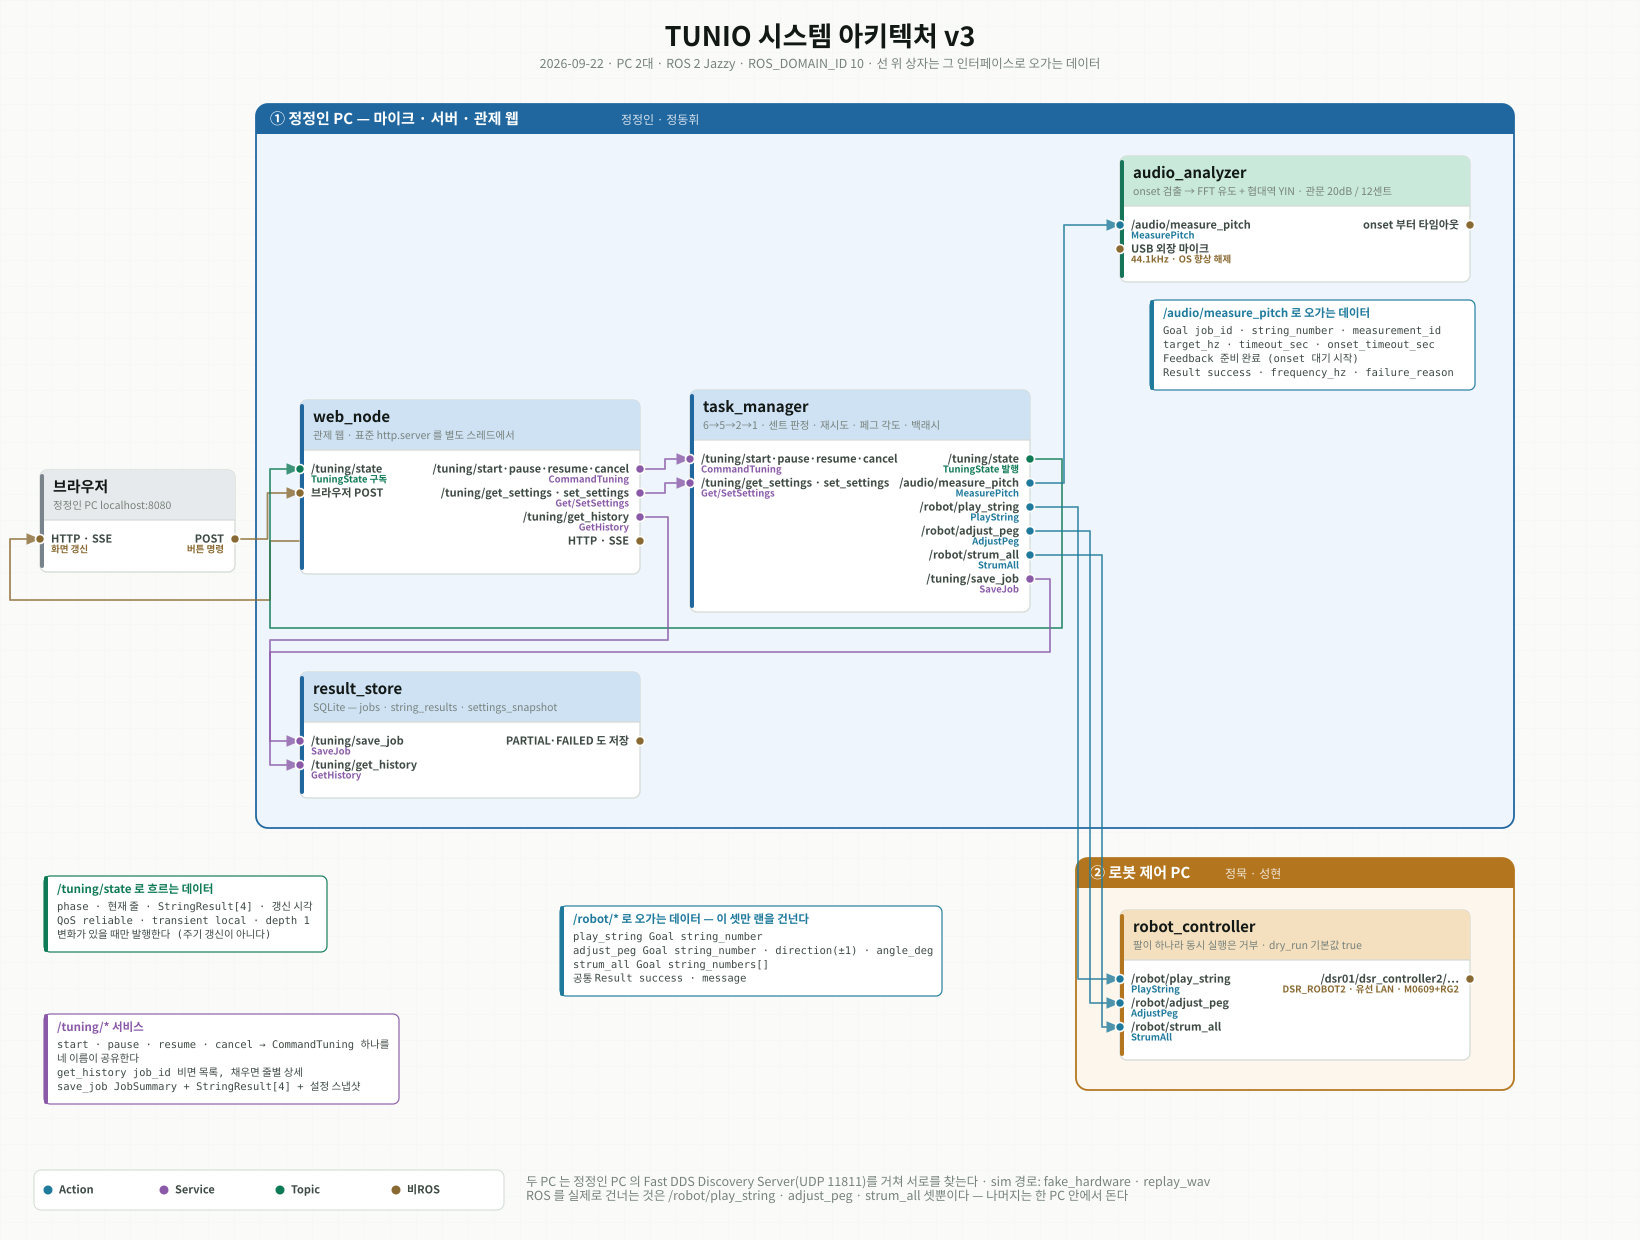

This chart was generated by the following Python code:
#!/usr/bin/env python3
"""TUNIO 시스템 아키텍처 v3 — 노드 그래프 SVG 생성기.

v2 와 다른 점: PC 3대 → **2대**. 마이크·서버·관제 웹이 한 PC 로 합쳐졌다
(2026-09-22 합의). 노드와 인터페이스는 그대로다 — 바뀐 것은 **어느 PC 에서
도는가** 뿐이다. ROS 인터페이스를 안 건드렸으므로 코드 변경도 없다.

왜 손으로 SVG 를 그리는가
  graphviz 는 노드 안의 포트로 선을 끌면 표를 가로지르고, 직교 라우팅을
  쓰면 라벨을 못 그린다. ROS 아키텍처는 '어느 노드의 어느 인터페이스가
  무엇과 이어지고 무슨 데이터가 흐르는가'가 핵심이라 포트와 배선을
  직접 통제해야 한다.

고치는 법
  NODES / WIRES 만 고치면 된다. 좌표는 위에서 아래로 쌓아 계산한다.

    python3 docs/TUNIO_시스템아키텍처_v3.py docs/TUNIO_시스템아키텍처_v3.svg

  ⚠️ **PNG 는 이 스크립트가 만들지 않는다.** SVG 를 고쳤으면 PNG 도 손으로
     다시 뽑아야 한다. 안 하면 PNG 만 옛날 그림으로 남는다.

    rsvg-convert -w 3280 docs/TUNIO_시스템아키텍처_v3.svg \
        -o docs/TUNIO_시스템아키텍처_v3.png

  rsvg-convert 가 없으면 크롬 헤드리스로도 뽑힌다 (이 기계가 그렇다) —

    google-chrome --headless --disable-gpu --force-device-scale-factor=2 \
        --screenshot=docs/TUNIO_시스템아키텍처_v3.png --window-size=1640,1240 \
        --default-background-color=FFFFFFFF docs/TUNIO_시스템아키텍처_v3.svg
"""
import io

W, H = 1640, 1240
PAD = 26

C = {
    'bg': '#FAFBF9', 'grid': '#EDEFEC',
    'ink': '#121815', 'ink2': '#3E4A44', 'muted': '#76817B',
    'card': '#FFFFFF', 'cardline': '#D2D9D4',
    'robot': '#B3761F', 'robot_bg': '#FDF6EC', 'robot_soft': '#F4DFBE',
    'server': '#20669F', 'server_bg': '#EFF5FC', 'server_soft': '#CFE2F4',
    'mic': '#17755A', 'mic_bg': '#EEF8F3', 'mic_soft': '#C9E9DA',
    'ext': '#78838C', 'ext_bg': '#F2F4F5', 'ext_soft': '#E7EAEC',
    'act': '#1F7A9C', 'srv': '#8A5AA8', 'top': '#0F7A56', 'raw': '#8A6A33',
}
KIND = {'act': ('Action', C['act']), 'srv': ('Service', C['srv']),
        'top': ('Topic', C['top']), 'raw': ('비ROS', C['raw'])}

PORT_H, HEAD_H, CARD_PAD = 24, 50, 8


def tw(t, px):
    """한글은 라틴 문자보다 넓다. 대략적인 문자열 폭(px)."""
    k = sum(1 for c in t if ord(c) > 0x1100)
    return (len(t) - k) * px * 0.55 + k * px * 1.0


class Node:
    def __init__(self, key, title, sub, x, y, w, ins, outs, theme):
        self.key, self.title, self.sub = key, title, sub
        self.x, self.y, self.w = x, y, w
        self.ins, self.outs = ins, outs
        self.theme = theme
        self.h = HEAD_H + CARD_PAD * 2 + max(len(ins), len(outs)) * PORT_H + 12

    def port_y(self, side, i):
        return self.y + HEAD_H + CARD_PAD + 11 + i * PORT_H

    def pin(self, name):
        for i, p in enumerate(self.ins):
            if p[0] == name:
                return (self.x, self.port_y('in', i))
        raise KeyError(f'{self.key} in {name}')

    def pout(self, name):
        for i, p in enumerate(self.outs):
            if p[0] == name:
                return (self.x + self.w, self.port_y('out', i))
        raise KeyError(f'{self.key} out {name}')


# ── 노드 정의 ────────────────────────────────────────────────
# (포트키, 표시명, 종류, 타입명)
NODES = {}


def N(*a, **k):
    n = Node(*a, **k)
    NODES[n.key] = n
    return n


N('brow', '브라우저', '정정인 PC localhost:8080', 40, 470, 195,
  ins=[('http', 'HTTP · SSE', 'raw', '화면 갱신')],
  outs=[('post', 'POST', 'raw', '버튼 명령')], theme='ext')

N('web', 'web_node', '관제 웹 · 표준 http.server 를 별도 스레드에서', 300, 400, 340,
  ins=[('state', '/tuning/state', 'top', 'TuningState 구독'),
       ('post', '브라우저 POST', 'raw', '')],
  outs=[('cmd', '/tuning/start·pause·resume·cancel', 'srv', 'CommandTuning'),
        ('set', '/tuning/get_settings · set_settings', 'srv', 'Get/SetSettings'),
        ('hist', '/tuning/get_history', 'srv', 'GetHistory'),
        ('http', 'HTTP · SSE', 'raw', '')], theme='server')

N('tm', 'task_manager', '6→5→2→1 · 센트 판정 · 재시도 · 페그 각도 · 백래시', 690, 390, 340,
  ins=[('cmd', '/tuning/start·pause·resume·cancel', 'srv', 'CommandTuning'),
       ('set', '/tuning/get_settings · set_settings', 'srv', 'Get/SetSettings')],
  outs=[('state', '/tuning/state', 'top', 'TuningState 발행'),
        ('meas', '/audio/measure_pitch', 'act', 'MeasurePitch'),
        ('play', '/robot/play_string', 'act', 'PlayString'),
        ('peg', '/robot/adjust_peg', 'act', 'AdjustPeg'),
        ('strum', '/robot/strum_all', 'act', 'StrumAll'),
        ('save', '/tuning/save_job', 'srv', 'SaveJob')], theme='server')

N('rs', 'result_store', 'SQLite — jobs · string_results · settings_snapshot', 300, 672, 340,
  ins=[('save', '/tuning/save_job', 'srv', 'SaveJob'),
       ('hist', '/tuning/get_history', 'srv', 'GetHistory')],
  outs=[('db', 'PARTIAL·FAILED 도 저장', 'raw', '')], theme='server')

N('aa', 'audio_analyzer', 'onset 검출 → FFT 유도 + 협대역 YIN · 관문 20dB / 12센트',
  1120, 156, 350,
  ins=[('meas', '/audio/measure_pitch', 'act', 'MeasurePitch'),
       ('pcm', 'USB 외장 마이크', 'raw', '44.1kHz · OS 향상 해제')],
  outs=[('to', 'onset 부터 타임아웃', 'raw', '')], theme='mic')

N('rc', 'robot_controller', '팔이 하나라 동시 실행은 거부 · dry_run 기본값 true',
  1120, 910, 350,
  ins=[('play', '/robot/play_string', 'act', 'PlayString'),
       ('peg', '/robot/adjust_peg', 'act', 'AdjustPeg'),
       ('strum', '/robot/strum_all', 'act', 'StrumAll')],
  outs=[('dsr', '/dsr01/dsr_controller2/…', 'raw', 'DSR_ROBOT2 · 유선 LAN · M0609+RG2')],
  theme='robot')

# ── 그룹 ─────────────────────────────────────────────────────
GROUPS = [
    # 2026-09-22 — PC 3대에서 2대로. 마이크·서버·관제 웹이 한 대로 합쳐졌다.
    # 노드도 인터페이스도 그대로다. 달라진 것은 어느 PC 에서 도는가 뿐이다.
    ('① 정정인 PC — 마이크 · 서버 · 관제 웹', '정정인 · 정동휘', 'server',
     ['web', 'tm', 'rs', 'aa'], 44, 30),
    ('② 로봇 제어 PC', '정묵 · 성현', 'robot', ['rc'], 44, 30),
]

# ── 배선 (from노드,포트) → (to노드,포트), 채널x, 데이터 설명 ──
WIRES = [
    ('brow', 'post', 'web', 'post', None),
    ('web', 'http', 'brow', 'http', (270, 600)),
    ('web', 'cmd', 'tm', 'cmd', None),
    ('web', 'set', 'tm', 'set', None),
    ('tm', 'state', 'web', 'state', (1062, 628)),
    ('web', 'hist', 'rs', 'hist', (668, 640)),
    ('tm', 'save', 'rs', 'save', (1050, 652)),
    # aa 는 같은 PC 안이라 프로세스 간 통신이고, rc 로 가는 셋만 랜을 건넌다
    ('tm', 'meas', 'aa', 'meas', 1064),
    ('tm', 'play', 'rc', 'play', 1078),
    ('tm', 'peg', 'rc', 'peg', 1090),
    ('tm', 'strum', 'rc', 'strum', 1102),
]

# 데이터 설명 — (x, y, 색키, 제목, 줄들)
NOTES = [
    (1150, 300, 'act', '/audio/measure_pitch 로 오가는 데이터', [
        'Goal    job_id · string_number · measurement_id',
        '        target_hz · timeout_sec · onset_timeout_sec',
        'Feedback  준비 완료 (onset 대기 시작)',
        'Result  success · frequency_hz · failure_reason']),
    (560, 906, 'act', '/robot/* 로 오가는 데이터 — 이 셋만 랜을 건넌다', [
        'play_string   Goal  string_number',
        'adjust_peg    Goal  string_number · direction(±1) · angle_deg',
        'strum_all     Goal  string_numbers[]',
        '공통 Result   success · message']),
    (44, 876, 'top', '/tuning/state 로 흐르는 데이터', [
        'phase · 현재 줄 · StringResult[4] · 갱신 시각',
        'QoS  reliable · transient local · depth 1',
        '변화가 있을 때만 발행한다 (주기 갱신이 아니다)']),
    (44, 1014, 'srv', '/tuning/* 서비스', [
        'start · pause · resume · cancel  →  CommandTuning 하나를',
        '                                    네 이름이 공유한다',
        'get_history   job_id 비면 목록, 채우면 줄별 상세',
        'save_job      JobSummary + StringResult[4] + 설정 스냅샷']),
]



# ── 그리기 ───────────────────────────────────────────────────
def esc(t):
    return t.replace('&', '&amp;').replace('<', '&lt;').replace('>', '&gt;')


def group_box(g):
    title, who, theme, keys, padx, pady = g
    xs = [NODES[k].x for k in keys]
    ys = [NODES[k].y for k in keys]
    xe = [NODES[k].x + NODES[k].w for k in keys]
    ye = [NODES[k].y + NODES[k].h for k in keys]
    x, y = min(xs) - padx, min(ys) - pady - 22
    w, h = max(xe) - x + padx, max(ye) - y + pady
    col, bg = C[theme], C[theme + '_bg']
    s = f'<rect x="{x}" y="{y}" width="{w}" height="{h}" rx="12" fill="{bg}" stroke="{col}" stroke-width="1.8"/>'
    s += f'<rect x="{x}" y="{y}" width="{w}" height="30" rx="12" fill="{col}"/>'
    s += f'<rect x="{x}" y="{y+18}" width="{w}" height="12" fill="{col}"/>'
    s += (f'<text x="{x+14}" y="{y+20}" class="gt">{esc(title)}</text>'
          f'<text x="{x+14+len(title)*13.5}" y="{y+20}" class="gw">{esc(who)}</text>')
    return s


def card(n):
    col, soft = C[n.theme], C[n.theme + '_soft']
    s = f'<rect x="{n.x}" y="{n.y}" width="{n.w}" height="{n.h}" rx="7" fill="{C["card"]}" stroke="{C["cardline"]}" stroke-width="1.2"/>'
    s += f'<path d="M{n.x} {n.y+HEAD_H} v-{HEAD_H-7} a7 7 0 0 1 7-7 h{n.w-14} a7 7 0 0 1 7 7 v{HEAD_H-7} z" fill="{soft}"/>'
    s += f'<line x1="{n.x}" y1="{n.y+HEAD_H}" x2="{n.x+n.w}" y2="{n.y+HEAD_H}" stroke="{C["cardline"]}" stroke-width="1.2"/>'
    s += f'<rect x="{n.x}" y="{n.y+4}" width="4" height="{n.h-8}" fill="{col}" rx="2"/>'
    s += f'<text x="{n.x+13}" y="{n.y+22}" class="nt" fill="{C["ink"]}">{esc(n.title)}</text>'
    if n.sub:
        s += f'<text x="{n.x+13}" y="{n.y+39}" class="ns">{esc(n.sub)}</text>'
    for i, (k, label, kind, typ) in enumerate(n.ins):
        cy = n.port_y('in', i)
        kc = KIND[kind][1]
        s += f'<circle cx="{n.x}" cy="{cy}" r="4.5" fill="{kc}" stroke="{C["card"]}" stroke-width="1.6"/>'
        s += f'<text x="{n.x+11}" y="{cy+3.6}" class="pl">{esc(label)}</text>'
        if typ:
            s += f'<text x="{n.x+11}" y="{cy+13.5}" class="pt" fill="{kc}">{esc(typ)}</text>'
    for i, (k, label, kind, typ) in enumerate(n.outs):
        cy = n.port_y('out', i)
        kc = KIND[kind][1]
        s += f'<circle cx="{n.x+n.w}" cy="{cy}" r="4.5" fill="{kc}" stroke="{C["card"]}" stroke-width="1.6"/>'
        s += f'<text x="{n.x+n.w-11}" y="{cy+3.6}" class="pl" text-anchor="end">{esc(label)}</text>'
        if typ:
            s += f'<text x="{n.x+n.w-11}" y="{cy+13.5}" class="pt" text-anchor="end" fill="{kc}">{esc(typ)}</text>'
    return s


def wire(w):
    fk, fp, tk, tp, route = w
    a, b = NODES[fk], NODES[tk]
    x1, y1 = a.pout(fp)
    x2, y2 = b.pin(tp)
    kind = dict((p[0], p[2]) for p in a.outs)[fp]
    col = KIND[kind][1]
    if route is None:
        mx = (x1 + x2) / 2
        d = f'M{x1} {y1} H{mx} V{y2} H{x2}'
    elif isinstance(route, tuple):
        cx, cy = route                     # 카드 사이로 우회한다
        bx = x2 - 30
        d = f'M{x1} {y1} H{cx} V{cy} H{bx} V{y2} H{x2}'
    else:
        d = f'M{x1} {y1} H{route} V{y2} H{x2}'
    return (f'<path d="{d}" fill="none" stroke="{col}" stroke-width="1.8" opacity="0.8" '
            f'stroke-linejoin="round" marker-end="url(#ah_{kind})"/>')


def note(n):
    x, y, kindkey, title, lines = n
    col = KIND[kindkey][1]
    wdt = max([tw(title, 11.5)] + [tw(li, 10.5) for li in lines]) + 30
    hgt = 26 + len(lines) * 14 + 8
    s = (f'<rect x="{x}" y="{y}" width="{wdt:.0f}" height="{hgt}" rx="6" fill="{C["card"]}" '
         f'stroke="{col}" stroke-width="1.2" opacity="0.97"/>')
    s += f'<rect x="{x}" y="{y}" width="4" height="{hgt}" rx="2" fill="{col}"/>'
    s += f'<text x="{x+13}" y="{y+17}" class="ntt" fill="{col}">{esc(title)}</text>'
    for j, li in enumerate(lines):
        s += f'<text x="{x+13}" y="{y+34+j*14}" class="wn" fill="{C["ink2"]}">{esc(li)}</text>'
    return s


def build():
    o = [f'<svg xmlns="http://www.w3.org/2000/svg" viewBox="0 0 {W} {H}" width="{W}" height="{H}">']
    o.append('<defs>')
    for k, (_, c) in KIND.items():
        o.append(f'<marker id="ah_{k}" markerWidth="9" markerHeight="9" refX="7.5" refY="3.2" '
                 f'orient="auto"><path d="M0 0 L7.5 3.2 L0 6.4 z" fill="{c}"/></marker>')
    o.append('<pattern id="grid" width="26" height="26" patternUnits="userSpaceOnUse">'
             f'<path d="M26 0 H0 V26" fill="none" stroke="{C["grid"]}" stroke-width="1"/></pattern>')
    o.append('</defs>')
    o.append('<style>'
             'text{font-family:"Noto Sans CJK KR","Malgun Gothic",sans-serif}'
             f'.gt{{font-size:15px;font-weight:700;fill:#fff}}'
             f'.gw{{font-size:12px;fill:#ffffffcc}}'
             f'.nt{{font-size:15px;font-weight:700}}'
             f'.ns{{font-size:10.5px;fill:{C["muted"]}}}'
             f'.pl{{font-size:11px;font-weight:600;fill:{C["ink2"]}}}'
             f'.pt{{font-size:9.5px;font-weight:600}}'
             f'.wn{{font-size:10.5px;font-family:"IBM Plex Mono",monospace}}'f'.ntt{{font-size:11.5px;font-weight:700}}'
             f'.t1{{font-size:27px;font-weight:700;fill:{C["ink"]}}}'
             f'.t2{{font-size:12.5px;fill:{C["muted"]}}}'
             f'.lg{{font-size:11px;fill:{C["ink2"]};font-weight:600}}'
             '</style>')
    o.append(f'<rect width="{W}" height="{H}" fill="{C["bg"]}"/>')
    o.append(f'<rect width="{W}" height="{H}" fill="url(#grid)" opacity="0.55"/>')
    o.append(f'<text x="{W/2}" y="46" class="t1" text-anchor="middle">TUNIO 시스템 아키텍처 v3</text>')
    o.append(f'<text x="{W/2}" y="68" class="t2" text-anchor="middle">'
             '2026-09-22 · PC 2대 · ROS 2 Jazzy · ROS_DOMAIN_ID 10 · 선 위 상자는 그 인터페이스로 오가는 데이터</text>')
    for g in GROUPS:
        o.append(group_box(g))
    for w in WIRES:
        o.append(wire(w))
    for n in NODES.values():
        o.append(card(n))
    for nt in NOTES:
        o.append(note(nt))
    # 범례
    lx, ly = 48, H - 46
    o.append(f'<rect x="{lx-14}" y="{ly-24}" width="470" height="40" rx="7" fill="{C["card"]}" stroke="{C["cardline"]}"/>')
    for i, (k, (nm, c)) in enumerate(KIND.items()):
        x = lx + i * 116
        o.append(f'<circle cx="{x}" cy="{ly-4}" r="4.5" fill="{c}"/>')
        o.append(f'<text x="{x+11}" y="{ly-0.6}" class="lg">{nm}</text>')
    o.append(f'<text x="{lx+478}" y="{ly-8}" class="t2">'
             '두 PC 는 정정인 PC 의 Fast DDS Discovery Server(UDP 11811)를 거쳐 서로를 찾는다 · '
             'sim 경로: fake_hardware · replay_wav</text>')
    o.append(f'<text x="{lx+478}" y="{ly+6}" class="t2">'
             'ROS 를 실제로 건너는 것은 /robot/play_string · adjust_peg · strum_all 셋뿐이다 — '
             '나머지는 한 PC 안에서 돈다</text>')
    o.append('</svg>')
    return '\n'.join(o)


if __name__ == '__main__':
    import sys
    io.open(sys.argv[1], 'w', encoding='utf-8').write(build())
    print('생성:', sys.argv[1])
